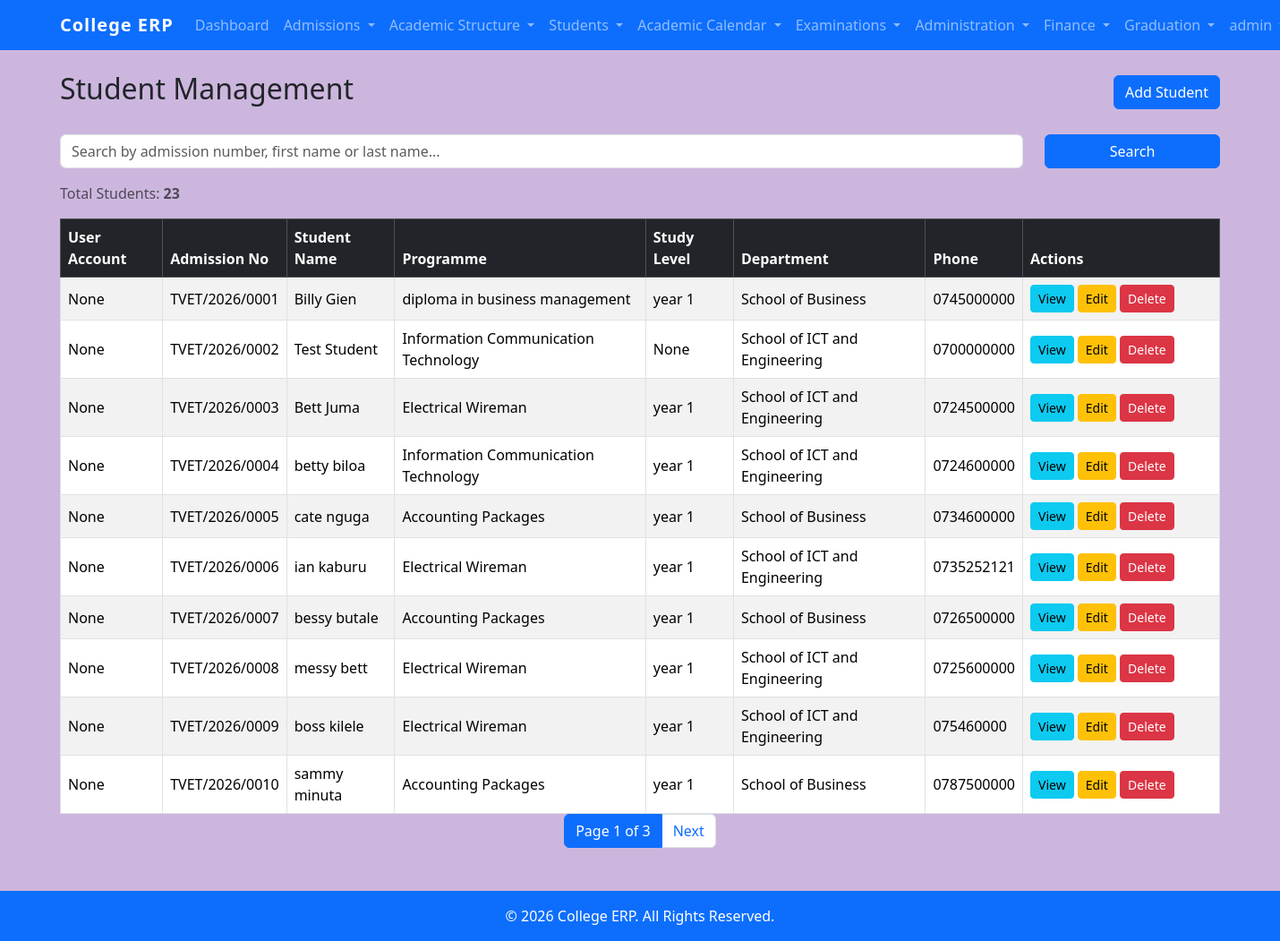
/students/ (signed in), run on an earlier commit of the app's database.
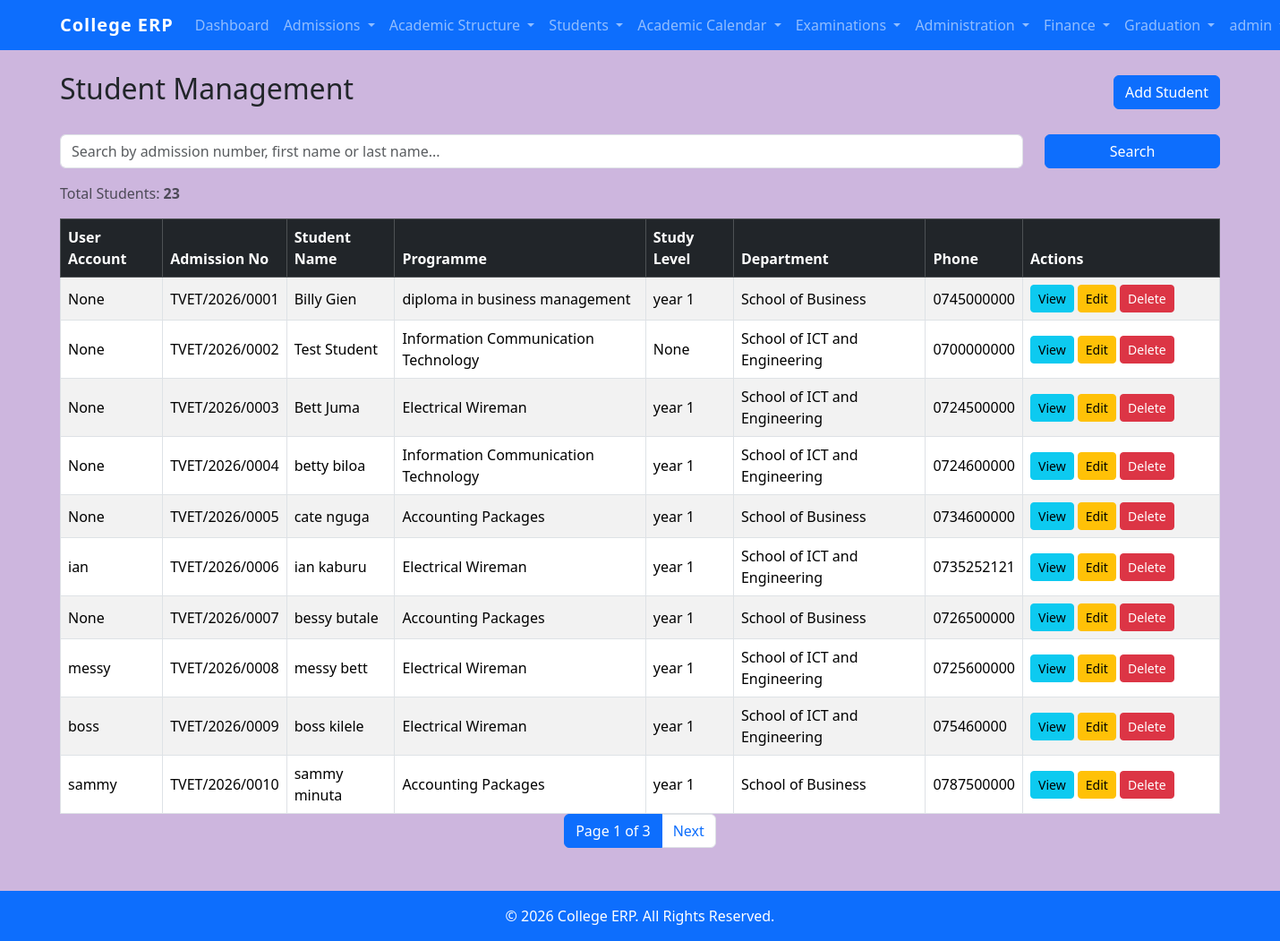
And on a later commit of the database.
### students/models.py (models this page shows, shortened)
class Student(models.Model):
    user = models.OneToOneField(
        User,
        on_delete=models.CASCADE,
        related_name="student_profile",
        null=True,
        blank=True
    )
    admission_no = models.CharField(
        max_length=20,
        unique=True,
        blank=True
    )
    first_name = models.CharField(
        max_length=100
    )
    last_name = models.CharField(
        max_length=100
    )
    phone = models.CharField(
        max_length=20
    )
    programme = models.ForeignKey(
        Programme,
        on_delete=models.PROTECT,
        related_name="students"
    )
    study_level = models.ForeignKey(
        StudyLevel,
        on_delete=models.PROTECT,
        related_name="students",
        null=True,
        blank=True
    )
    class Meta:
        ordering = [
            "admission_no"
        ]

class Programme(models.Model):
    programme_name = models.CharField(
        max_length=100,
        unique=True
    )
    department = models.ForeignKey(
        Department,
        on_delete=models.PROTECT,
        related_name="programmes"
    )
    created_at = models.DateTimeField(
        auto_now_add=True
    )
    updated_at = models.DateTimeField(
        auto_now=True
    )
    class Meta:
        ordering = ["programme_name"]

class StudyLevel(models.Model):
    level_name = models.CharField(
        max_length=50,
        unique=True
    )
    class Meta:
        ordering = ["id"]
        verbose_name = "Study Level"
        verbose_name_plural = "Study Levels"
    def __str__(self):
        return self.level_name

class Department(models.Model):
    department_name = models.CharField(max_length=100)

### students/views.py (the view)
@login_required
@permission_required(
    "students.view_student",
    raise_exception=True,
)
def student_list(request):
    query = request.GET.get("q")
    students = (
        Student.objects
        .select_related(
            "programme",
            "programme__department",
            "study_level"
        )
    )
    if query:
        students = students.filter(
            Q(admission_no__icontains=query) |
            Q(first_name__icontains=query) |
            Q(last_name__icontains=query)
        )
    paginator = Paginator(
        students,
        10
    )
    page_number = request.GET.get(
        "page"
    )
    page_obj = paginator.get_page(
        page_number
    )
    return render(
        request,
        "students/student_list.html",
        {
            "page_obj": page_obj,
            "query": query,
            "total_students": students.count(),
        },
    )

### templates/students/student_list.html (shortened to what this page needs)
{% extends "base.html" %}
{% block content %}
<div class="d-flex justify-content-between align-items-center mb-4">
<h2>Student Management</h2>
<a
    href="{% url 'student_create' %}"
    class="btn btn-primary">
    Add Student
</a>
</div>
<form method="GET" class="row mb-3">
<div class="col-md-10">
    <input
        type="text"
        name="q"
        class="form-control"
        placeholder="Search by admission number, first name or last name..."
        value="{{ query|default:'' }}">
</div>
<div class="col-md-2">
    <button
        class="btn btn-primary w-100"
        type="submit">
        Search
    </button>
</div>
</form>
<p class="text-muted">
Total Students:
<strong>
    {{ total_students }}
</strong>
</p>
<div class="table-responsive">
<table class="table table-striped table-hover table-bordered align-middle">
    <thead class="table-dark">
        <tr>
            <th>User Account</th>
            <th>Admission No</th>
            <th>Student Name</th>
            <th>Programme</th>
            <th>Study Level</th>
            <th>Department</th>
            <th>Phone</th>
            <th width="220">Actions</th>
        </tr>
    </thead>
    <tbody>
        {% for student in page_obj %}
        <tr>
            <td>
                {{ student.user }}
            </td>
            <td>
                {{ student.admission_no }}
            </td>
            <td>
                {{ student.first_name }}
                {{ student.last_name }}
            </td>
            <td>
                {{ student.programme.programme_name }}
            </td>
            <td>
                {{ student.study_level }}
            </td>
            <td>
                {{ student.programme.department.department_name }}
            </td>
            <td>
                {{ student.phone }}
            </td>
            <td>
                <a
                    href="{% url 'student_detail' student.id %}"
                    class="btn btn-info btn-sm">
                    View
                </a>
                <a
                    href="{% url 'student_update' student.id %}"
                    class="btn btn-warning btn-sm">
                    Edit
                </a>
                <a
                    href="{% url 'student_delete' student.id %}"
                    class="btn btn-danger btn-sm">
                    Delete
                </a>
            </td>
        </tr>
        {% empty %}
        <tr>
            <td colspan="8" class="text-center">
                No students found.
            </td>
        </tr>
        {% endfor %}
    </tbody>
</table>
</div>
<nav>
<ul class="pagination justify-content-center">
    <li class="page-item active">
        <span class="page-link">
            Page {{ page_obj.number }}
            of
            {{ page_obj.paginator.num_pages }}
        </span>
    </li>
    {% if page_obj.has_next %}
    <li class="page-item">
        <a
            class="page-link"
            href="?page={{ page_obj.next_page_number }}{% if query %}&q={{ query }}{% endif %}">
            Next
        </a>
    </li>
    {% endif %}
</ul>
</nav>
{% endblock %}

What changed in the data, as far as the page shows it:
changed Student "TVET/2026/0006": user "None" → "ian"
changed Student "TVET/2026/0008": user "None" → "messy"
changed Student "TVET/2026/0009": user "None" → "boss"
changed Student "TVET/2026/0010": user "None" → "sammy"
